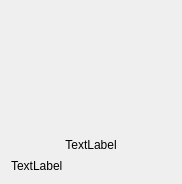
<?xml version="1.0" encoding="UTF-8"?>
<ui version="4.0">
 <class>popup_profile</class>
 <widget class="QWidget" name="popup_profile">
  <property name="geometry">
   <rect>
    <x>0</x>
    <y>0</y>
    <width>180</width>
    <height>184</height>
   </rect>
  </property>
  <property name="windowTitle">
   <string>Form</string>
  </property>
  <layout class="QGridLayout" name="gridLayout">
   <item row="1" column="0">
    <widget class="QLabel" name="name">
     <property name="text">
      <string>TextLabel</string>
     </property>
     <property name="scaledContents">
      <bool>false</bool>
     </property>
     <property name="alignment">
      <set>Qt::AlignmentFlag::AlignCenter</set>
     </property>
    </widget>
   </item>
   <item row="0" column="0">
    <widget class="QLabel" name="pic">
     <property name="sizePolicy">
      <sizepolicy hsizetype="Fixed" vsizetype="Fixed">
       <horstretch>0</horstretch>
       <verstretch>0</verstretch>
      </sizepolicy>
     </property>
     <property name="minimumSize">
      <size>
       <width>160</width>
       <height>120</height>
      </size>
     </property>
     <property name="maximumSize">
      <size>
       <width>160</width>
       <height>120</height>
      </size>
     </property>
     <property name="text">
      <string/>
     </property>
     <property name="scaledContents">
      <bool>true</bool>
     </property>
     <property name="alignment">
      <set>Qt::AlignmentFlag::AlignCenter</set>
     </property>
    </widget>
   </item>
   <item row="2" column="0">
    <widget class="QLabel" name="attrs">
     <property name="text">
      <string>TextLabel</string>
     </property>
    </widget>
   </item>
  </layout>
 </widget>
 <resources/>
 <connections/>
</ui>
